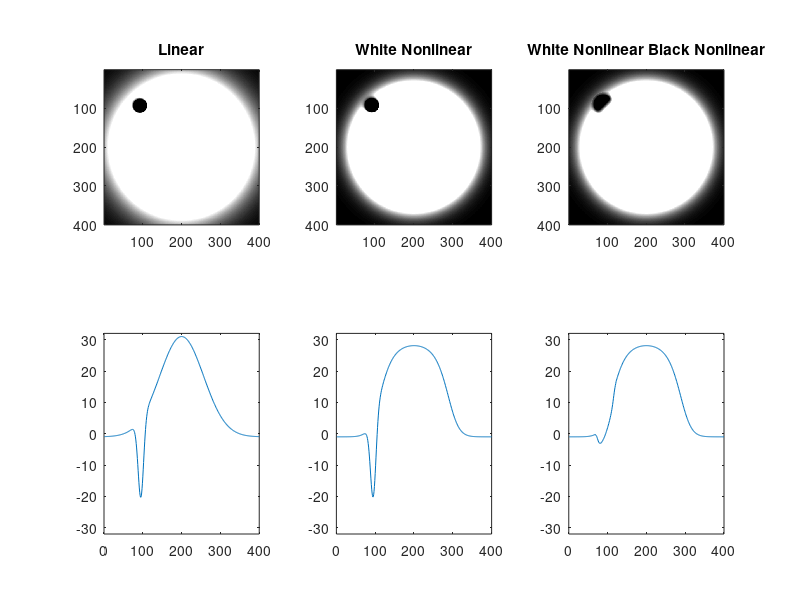

Reproduce this figure in MATLAB.
%
% 10-9-2013 note save 'sta2' as model V1 cell RF
%
% source: http://www.icn.ucl.ac.uk/courses/MATLAB-Tutorials/Elliot_Freeman/html/gabor_tutorial.html
%close all
clear all

pix_per_deg=18/8; %/8 for Hartley8
s1=linspace(0,2*pi,100);

%%
%============================================
% white Gauss
imSize = 400;    % image size: n X n
lamda = imSize*2*2;     % wavelength (number of pixels per cycle)
theta = 0;    % grating orientation
sigma = 80;    % gaussian standard deviation in pixels
phase = 0.25;    % phase (0 -> 1)
trim = .05;    % trim off gaussian values smaller than this

%%
%=======make linear ramp
X = 1:imSize;             % X is a vector from 1 to imageSize
X0 = (X / imSize) - .5;    % rescale X -> -.5 to .5

%%
%=============Now make a 2D grating
% Start with a 2D ramp use meshgrid to make 2 matrices with ramp values across columns (Xm) or across rows (Ym) respectively

[Xm Ym] = meshgrid(X0, X0);             % 2D matrices
% imagesc( [ Xm Ym ] );                   % display Xm and Ym
% colorbar; axis on                      % add colour bar to see values

%%
%=============Make 2D gaussian blob
s = sigma / imSize;                     % gaussian width as fraction of imageSize
gaussW = exp( -(((Xm.^2)+(Ym.^2)) ./ (2* s^2)) ); % formula for 2D gaussian
%figure(1);imagesc( gaussW, [-1 1] ); colormap(gray)                       % display
%axis on; axis image;     % use gray colormap

%%
%NONLINEARITY gaussW
nW = 2.2;
L50W = 0.1;
gaussWNL= (gaussW.^nW)./(L50W+gaussW.^nW);

%%
% ==========================================
% black Gauss
% imSize = 48;    % image size: n X n
% lamda = 96*2;     % wavelength (number of pixels per cycle)
% theta = 0;    % grating orientation
sigma = 10;    % gaussian standard deviation in pixels
phase = 0.75;    % phase (0 -> 1)
trim = .05;    % trim off gaussian values smaller than this
x_pos=95; % centr pos =24,24
y_pos=95;
%%
%=======make linear ramp
X = 1:imSize;             % X is a vector from 1 to imageSize
XB = (X / imSize) - .5;    % rescale X -> -.5 to .5
YB= (X / imSize) - .5; 
XB=circshift(XB,[0 x_pos-imSize/2]);
YB=circshift(YB,[0 y_pos-imSize/2]);
%%
%=============Now make a 2D grating
% Start with a 2D ramp use meshgrid to make 2 matrices with ramp values across columns (Xm) or across rows (Ym) respectively

[Xm Ym] = meshgrid(XB, YB);             % 2D matrices
% imagesc( [ Xm Ym ] );   
% imagesc( [ Xm ] );% display Xm and Ym
% colorbar; axis on                      % add colour bar to see values

%%
%=============Make 2D gaussian blob
s = sigma / imSize;                     % gaussian width as fraction of imageSize
gaussB = -exp( -(((Xm.^2)+(Ym.^2)) ./ (2* s^2)) ); % formula for 2D gaussian
ind=find(gaussB>-.0011);
gaussB(ind)=0;
ind=find(gaussB~=0);
gaussB=gaussB*25;
% gaussB(ind)=gaussB(ind)*-1;
%figure(2);imagesc( gaussB, [-1 1] ); colormap(gray)                       % display
%axis on; axis image;     % use gray colormap

%%
%NONLINEARITY gaussB
nB = 1;
L50B = 0.5;
gaussBNL=gaussB.*-1;
gaussBNL= (gaussBNL.^nB)./(L50B+gaussBNL.^nB);
gaussBNL= gaussBNL.*-5;

%%
amp = 32;
%gaussW=gaussW*2;
gaussW=(gaussW*amp)-1;
%gaussWNL=gaussWNL*2;
gaussWNL=(gaussWNL*amp)-1;
% gaussW=gaussW*3;
gaussWB=gaussW+gaussB;
gaussWNLB = gaussWNL + gaussB;
gaussWNLBNL = gaussWNL + gaussBNL;
figure(4);subplot(2,3,1);imagesc( gaussWB, [-1 1] ); colormap(gray); axis on; axis image; title('Linear');
subplot(2,3,2);imagesc( gaussWNLB, [-1 1] ); colormap(gray); axis on; axis image; title('White Nonlinear'); 
subplot(2,3,3);imagesc( gaussWNLBNL, [-1 1] ); colormap(gray); axis on; axis image; title('White Nonlinear Black Nonlinear');     
% use gray colormap

curve1 = diag(gaussWB);
curve2 = diag(gaussWNLB);
curve3 = diag(gaussWNLBNL);
subplot(2,3,4);plot(curve1);ylim([-amp amp]);
subplot(2,3,5);plot(curve2);ylim([-amp amp]);
subplot(2,3,6);plot(curve3);ylim([-amp amp]);
